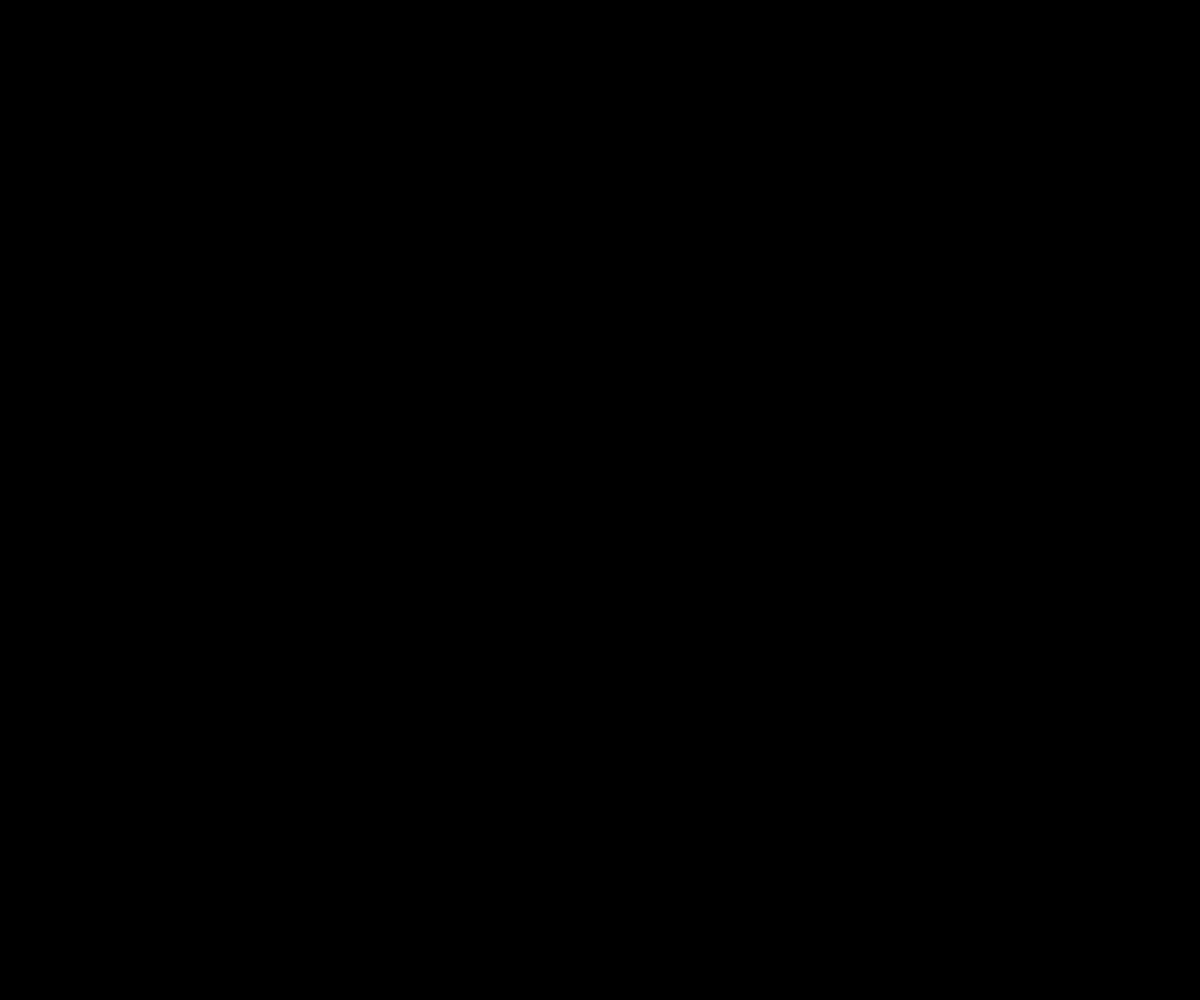
Frame 1 (no input)
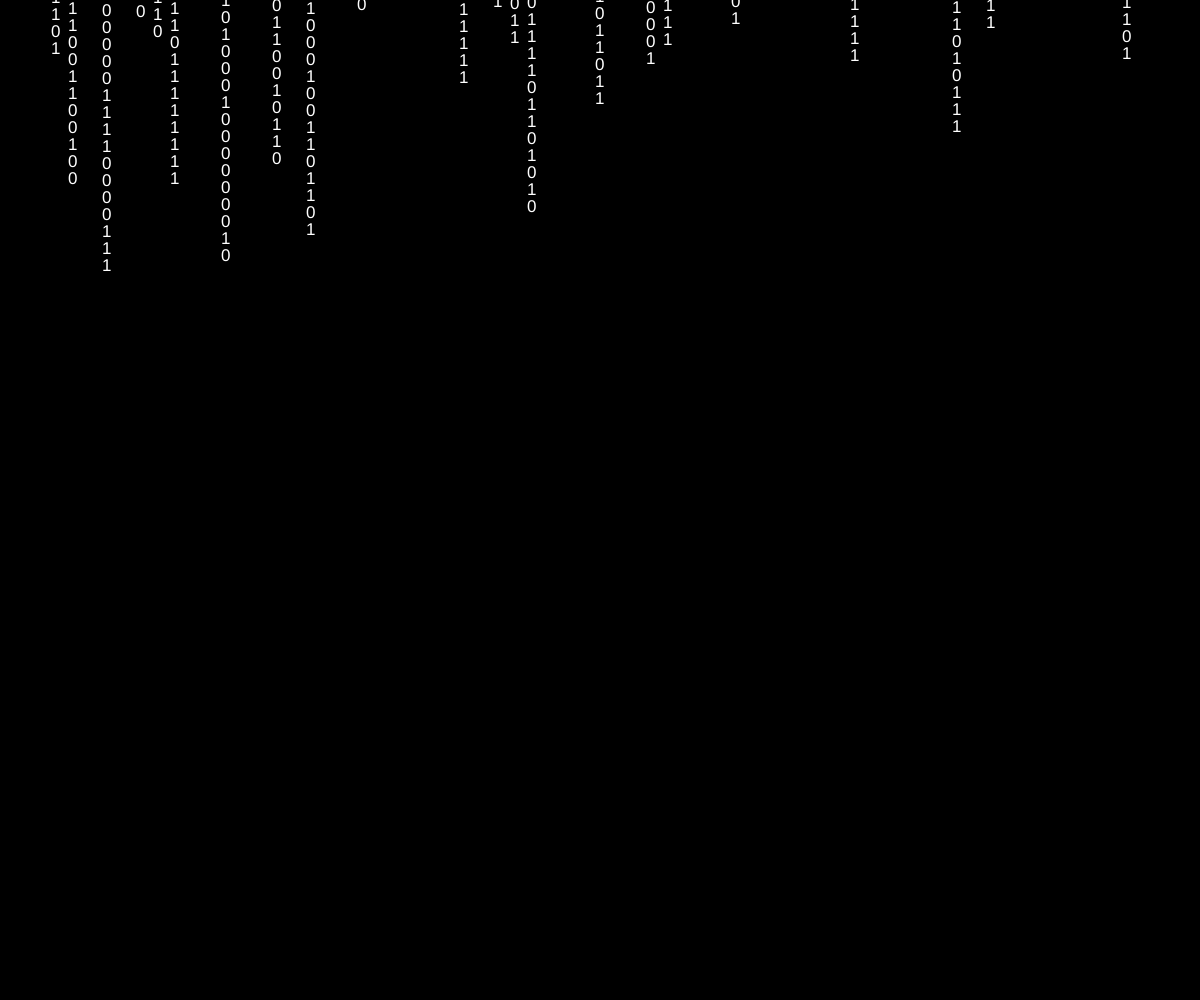
Frame 60 (no input)
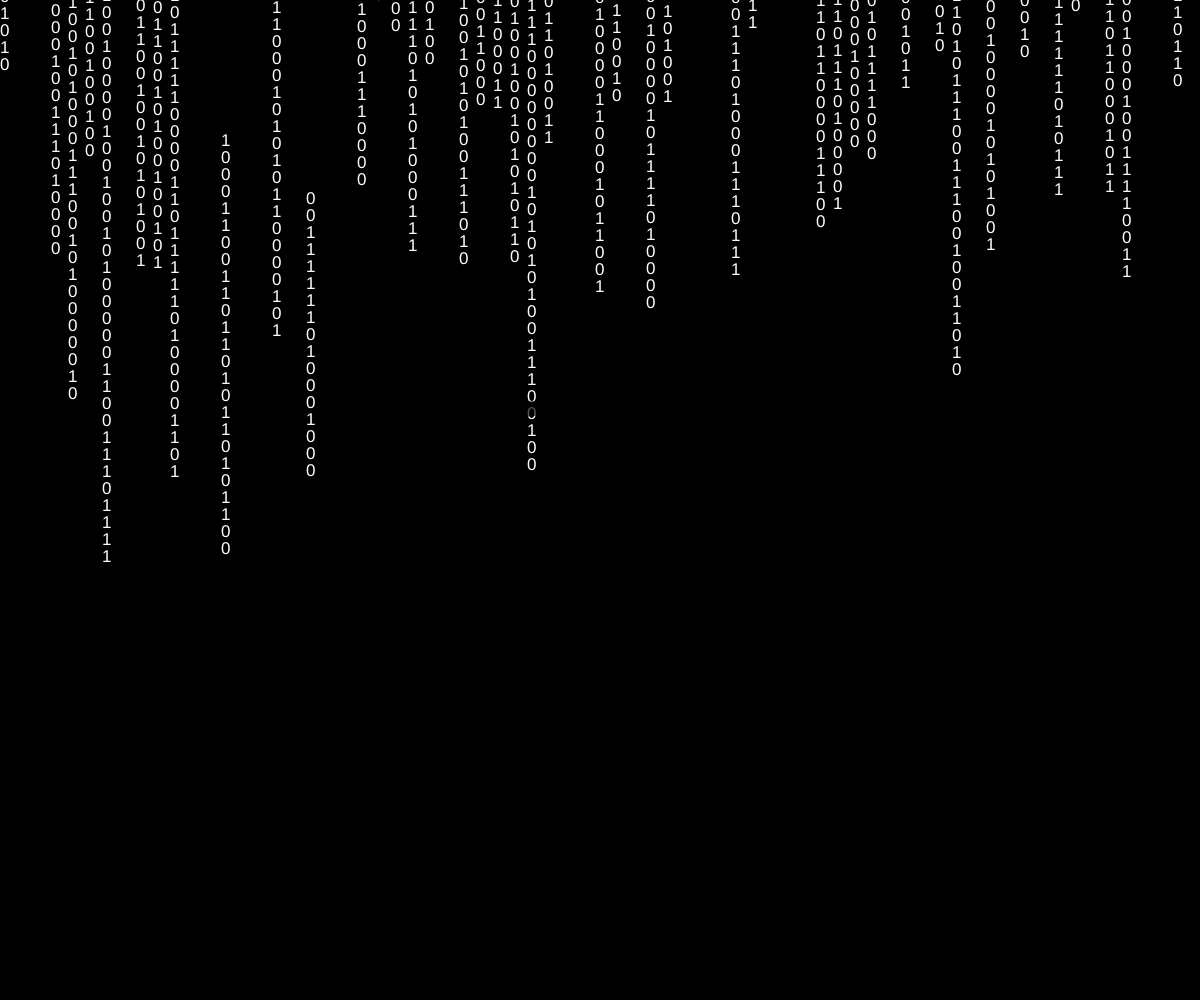
Frame 120 (the mouse pressed at the canvas centre since frame 60)

The p5.js sketch that drew these frames (run headless with seeded random() and noise() and a simulated clock; from frame 60 on, the mouse is pressed at the canvas centre):

// p5.js sketch
// ── sketch.js
// --------------- Spyframe ---------------  

// Inspired by "Matrix Rain in p5.js" tutorial by The Coding Train

// Creating Global Variables
var matrixsymbolSize = 17; //Global Text Size
var streams = []; // Global Variable for Streams

function setup() {
  createCanvas( window.innerWidth, window.innerHeight); //Designates canvas size to current window size
  var x = 0; // Sets x position to 0
  var y = 0; // Sets Y position to 0
  for (var i = 0; i <= width / matrixsymbolSize; i++) { // Repeat the creation of streams
    var stream = new Stream();
    stream.generatematrix(x, random(-400, 0));  // Generates Binary rain while also staggering their starting points
    streams.push(stream); //Add the newly created stream to the array of streams for rendering

    x += matrixsymbolSize; // No overlapping of streams
  }
  textSize(matrixsymbolSize); // Sizes the text to global variant
}

// Rendering Digits
function draw() {
  background(0,300); // Sets alpha

  fill(255,255,255); // White font
  streams.forEach (function(stream) { // Goes through Streams array and draws it on screen
    stream.render();
    });

// Creating the eye and the iris
push(); // push and pop allows to create shapes without interfering with other lines of code
  ellipseMode(CENTER);
  noFill();
  stroke(0, 0, 0, 170);
  strokeWeight(15);
  let size = 500
  ellipse(innerWidth / 2 , innerHeight / 2, size, 190);

  ellipseMode(CENTER);
  noFill();
  stroke(0, 0, 0, 170)
  strokeWeight(10)
  ellipse(innerWidth /2, innerHeight /2, 125,125);
pop();
}

// Binary Rain (Creating blueprint)
function MatrixBinary(x, y, speed) { //Creates contrsuctor function
  this.x = x; // Stores horizontal position
  this.y = y; // Stores vertical position
  this.value;
  this.speed = speed; // How fast the digits move down
  this.Interval = round(random(2, 30)); // Intervals the digits change at

  this.setToRandomMatrixBinary = function() {
    if (frameCount % this.Interval == 0) { // Only changes on certain frames
    this.value = random([0,1]);  //Randomly selects binary digit
  }
}
this.rain = function() {
  this.y = (this.y >= height) ? 0 : this.y += this.speed; // Loops digits back to the top of the screen

}
}


function Stream () {
  this.matrixsymbols = []
  this.totalmatrixsymbols = round(random(15,40));// Number of Binary Digits 
  this.speed = random(0.5, 5); // Speed of vertical stream

  this.generatematrix = function(x, y) {
    for (var i =0; i <= this.totalmatrixsymbols; i++) {
      matrix = new MatrixBinary(x, y, this.speed);
      matrix.setToRandomMatrixBinary(); // Creates Matrix code as each stream with their own properties
      this.matrixsymbols.push(matrix);
      y -= matrixsymbolSize //Staggers digits within a stream over one another to ensure no overlays
    }
      this.render = function () {
        this.matrixsymbols.forEach(function(matrix) {
          text(matrix.value, matrix.x, matrix.y); // renders
            matrix.rain();
            matrix.setToRandomMatrixBinary();

        })
  }}
}
